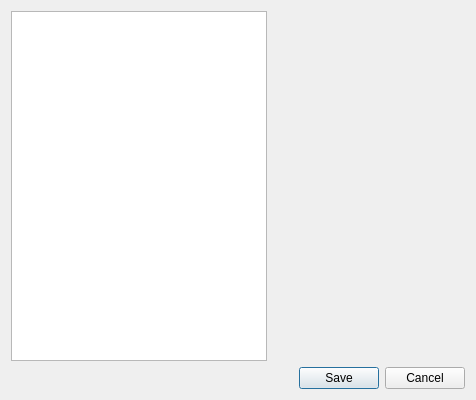
<ui version="4.0" >
 <class>ConfigWindow</class>
 <widget class="QDialog" name="ConfigWindow" >
  <property name="geometry" >
   <rect>
    <x>0</x>
    <y>0</y>
    <width>476</width>
    <height>400</height>
   </rect>
  </property>
  <property name="windowTitle" >
   <string>QuarkPlayer - Preferences</string>
  </property>
  <layout class="QGridLayout" name="gridLayout" >
   <item rowspan="2" row="0" column="0" >
    <widget class="QListWidget" name="listWidget" />
   </item>
   <item row="0" column="1" >
    <widget class="QStackedWidget" name="stackedWidget" />
   </item>
   <item row="2" column="0" colspan="2" >
    <widget class="QDialogButtonBox" name="buttonBox" >
     <property name="standardButtons" >
      <set>QDialogButtonBox::Cancel|QDialogButtonBox::Save</set>
     </property>
    </widget>
   </item>
  </layout>
 </widget>
 <resources>
  <include location="../quarkplayer.qrc" />
 </resources>
 <connections>
  <connection>
   <sender>buttonBox</sender>
   <signal>accepted()</signal>
   <receiver>ConfigWindow</receiver>
   <slot>accept()</slot>
   <hints>
    <hint type="sourcelabel" >
     <x>248</x>
     <y>254</y>
    </hint>
    <hint type="destinationlabel" >
     <x>157</x>
     <y>274</y>
    </hint>
   </hints>
  </connection>
  <connection>
   <sender>buttonBox</sender>
   <signal>rejected()</signal>
   <receiver>ConfigWindow</receiver>
   <slot>reject()</slot>
   <hints>
    <hint type="sourcelabel" >
     <x>316</x>
     <y>260</y>
    </hint>
    <hint type="destinationlabel" >
     <x>286</x>
     <y>274</y>
    </hint>
   </hints>
  </connection>
 </connections>
</ui>
